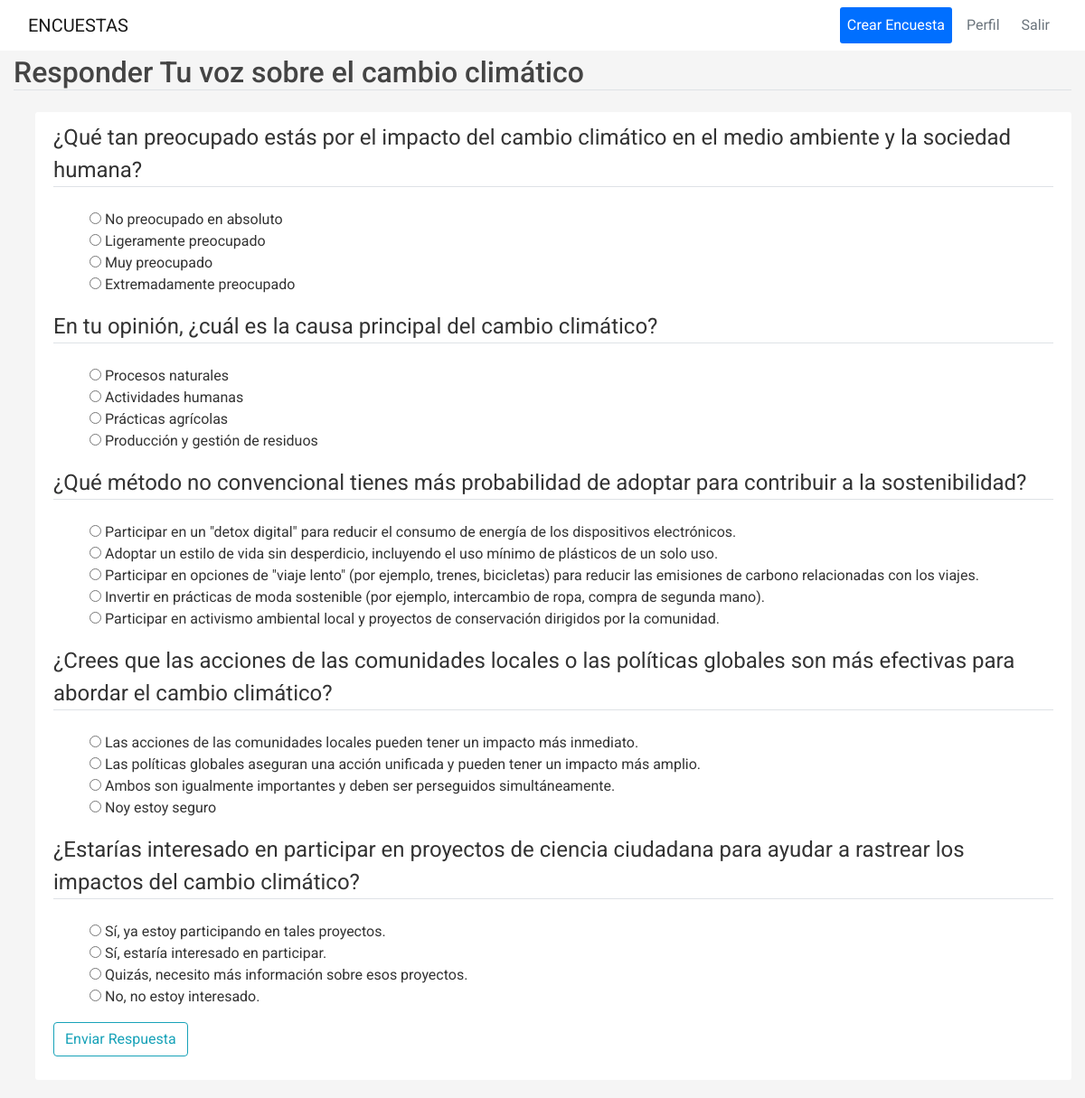
/responder_encuesta/4 (signed in), run on the app's committed database.
### encuestas/models.py (models this page shows)
class Encuesta(db.Model):
    id = db.Column(db.Integer, primary_key = True)
    title = db.Column(db.String(100),nullable = False)
    description = db.Column(db.String(1000), nullable = False)
    image_file = db.Column(db.String(20), nullable=False, default='default.jpg')
    date_created = db.Column(db.DateTime, nullable = False, default = datetime.utcnow)
    date_posted = db.Column(db.DateTime, default = datetime.utcnow)
    user_id = db.Column(db.Integer, db.ForeignKey('user.id'),nullable = False)
    preguntas = db.relationship('Pregunta', backref = 'content', lazy = True)
    estado =  db.Column(db.String(100), default = "creada")
    categoria = db.Column(db.String(100),default = "Categoría" , nullable=False)
    likes = db.Column(db.Integer, default = 0, nullable = False)
    dislikes = db.Column(db.Integer, default = 0, nullable = False)
    closing_date = db.Column(db.DateTime, default = datetime(2050,6,18,0,0,0))

class Pregunta(db.Model):
    id = db.Column(db.Integer, primary_key = True)
    title = db.Column(db.String(100), nullable = False)
    encuesta_id = db.Column(db.Integer, db.ForeignKey('encuesta.id'), nullable = False)
    items = db.relationship('Item', backref = 'options', lazy = True)

class Item(db.Model):
    id = db.Column(db.Integer, primary_key = True)
    description = db.Column(db.String(1000), nullable = False)
    pregunta_id = db.Column(db.Integer, db.ForeignKey('pregunta.id'), nullable = False)

### encuestas/routes.py (the view, shortened to what this page needs)
@app.route("/responder_encuesta/<int:encuesta_id>", methods=['GET', 'POST'])
@login_required
def responder_encuesta(encuesta_id):
    encuesta = Encuesta.query.get_or_404(encuesta_id)
    preguntas = Pregunta.query.filter_by(encuesta_id = encuesta_id)
    selected_preguntas_id = []
    for pregunta in preguntas:
        selected_preguntas_id.append(pregunta.id)
    items = Item.query.filter(Item.pregunta_id.in_(selected_preguntas_id))
    respuesta_form = EnviarRespuestaForm()
    return render_template('responder_encuesta.html',
        title = 'Responder Encuesta',
        encuesta = encuesta,
        preguntas = preguntas,
        items = items,
        respuesta_form = respuesta_form,
    )

### encuestas/forms.py
class EnviarRespuestaForm(FlaskForm):
    like = SubmitField('Me ha gustado')
    dislike = SubmitField('No me ha gustado')
    normal = SubmitField('Omitir opinión')

### encuestas/models.py (called while the page is built)
@login_manager_.user_loader
def load_user(user_id):
    return User.query.get(int(user_id))

### encuestas/templates/responder_encuesta.html (shortened to what this page needs)
{% extends "layout.html" %}
{% block content %}
<h2 class="border-bottom mb-4">
    Responder {{ encuesta.title}}
</h2>
<div class="content-section ml-4">
    <form method="POST" action="">
        <div class="form-group">
            {%for pregunta in preguntas%}
            <fieldset class="form-group">
                <legend class="border-bottom">
                    {{pregunta.title}}
                </legend>
            </fieldset>
            <ul>
                {%for item in items%}
                {%if pregunta.id == item.pregunta_id%}
                <li style="list-style-type: none;">
                    <input type="radio" name='{{pregunta.id}}' value="{{item.id}}">
                    {{item.description}}
                </li>
                {%endif%}
                {%endfor%}
            </ul>
            {%endfor%}
            <button type="button"
                    class="btn btn-outline-info"
                    data-toggle="modal"
                    data-target="#likeModal">
                Enviar Respuesta
            </button>
        </div>
    </form>
</div>
{% endblock content %}

### encuestas/static/main.css (style rules this page uses)
body { font-family: "Roboto", sans-serif; font-weight: 400; background: #f5f5f5; color: #333; margin-top: 3.4rem; font-size: 1rem; box-sizing: border-box; }
h1, h2, h3, h4, h5, h6 { color: #444444; }
.content-section { background: #ffffff; padding: 10px 20px; border-radius: 3px; margin-bottom: 20px; }
.gap-4 { gap: 0.4rem; }
html, body { width: 100%; height: 100%; }

### data on the page
Encuesta: title "Tu voz sobre el cambio climático"
Pregunta: title "¿Qué tan preocupado estás por el impacto del cambio climático en el medio ambiente y la sociedad humana?"
Item: description "No preocupado en absoluto"
Item: description "Ligeramente preocupado"
Item: description "Muy preocupado"
Item: description "Extremadamente preocupado"
Pregunta: title "En tu opinión, ¿cuál es la causa principal del cambio climático?"
Item: description "Procesos naturales"
Item: description "Actividades humanas"
Item: description "Prácticas agrícolas"
Item: description "Producción y gestión de residuos"
Pregunta: title "¿Qué método no convencional tienes más probabilidad de adoptar para contribuir a la sostenibilidad?"
Item: description "Participar en un \"detox digital\" para reducir el consumo de energía de los dispositivos electrónicos."
Item: description "Adoptar un estilo de vida sin desperdicio, incluyendo el uso mínimo de plásticos de un solo uso."
Item: description "Participar en opciones de \"viaje lento\" (por ejemplo, trenes, bicicletas) para reducir las emisiones de carbono relacionadas con los viajes."
Item: description "Invertir en prácticas de moda sostenible (por ejemplo, intercambio de ropa, compra de segunda mano)."
Item: description "Participar en activismo ambiental local y proyectos de conservación dirigidos por la comunidad."
Pregunta: title "¿Crees que las acciones de las comunidades locales o las políticas globales son más efectivas para abordar el cambio climático?"
Item: description "Las acciones de las comunidades locales pueden tener un impacto más inmediato."
Item: description "Las políticas globales aseguran una acción unificada y pueden tener un impacto más amplio."
Item: description "Ambos son igualmente importantes y deben ser perseguidos simultáneamente."
Item: description "Noy estoy seguro"
Pregunta: title "¿Estarías interesado en participar en proyectos de ciencia ciudadana para ayudar a rastrear los impactos del cambio climático?"
Item: description "Sí, ya estoy participando en tales proyectos."
Item: description "Sí, estaría interesado en participar."
Item: description "Quizás, necesito más información sobre esos proyectos."
Item: description "No, no estoy interesado."
